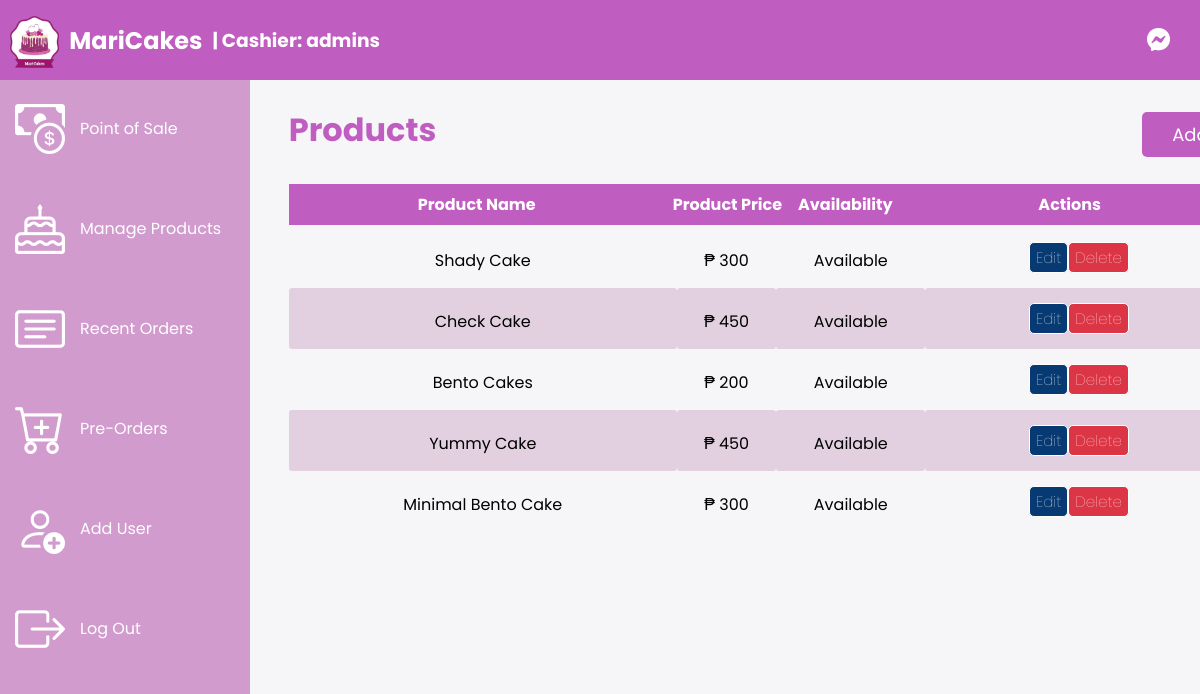
Screenshot of /maricakes/php/add_product.php (signed in) with the database file from the repository.
### tables this page shows
CREATE TABLE `products` (
  `pro_id` int(50) NOT NULL,
  `pro_name` varchar(50) NOT NULL,
  `pro_price` varchar(50) NOT NULL,
  `pro_img` varchar(255) NOT NULL,
  `availability` varchar(50) NOT NULL
);

### maricakes/process/product_list.php (the view)
<?php
if (mysqli_num_rows($all_products) == 0) {
    ?>
    <tr class="table-row">
        <td class="tbl-col-1">No products available</td>
        <td class="tbl-col-1">No products available</td>
        <td class="tbl-col-1">No products available</td>
        <td class="tbl-col-1">No products available</td>
    </tr>
    <?php
        if(isset($_POST['edit'])) {
            echo $_POST['hidden'];
        }
    ?>
    <?php
} else {
    while ($row = mysqli_fetch_assoc($all_products)) {
        ?>
        <tr class="table-row">
            <td class="tbl-col-1">
                <?php echo $row["pro_name"]; ?>
            </td>
            <td>₱
                <?php echo $row["pro_price"]; ?>
            </td>
            <td style="width: 150px;">
                <?php echo $row["availability"]; ?>
            </td>
            <td class="tbl-col-4"><button class="edit edit-product" name="edit" onclick="openModal()" data-product-id="<?php echo $row["pro_id"]; ?>">Edit</button><button class="delete delete-product" data-product-id="<?php echo $row["pro_id"]; ?>">Delete</button></td>
        </tr>
        <?php
    }
}
?>

### maricakes/assets/css/style.css (style rules this page uses)
* { box-sizing: border-box; margin: 0; font-family: 'Poppins', sans-serif; }
tbody td { padding-top: 15px; }
tbody td:first-child { width: 192px; }
td:last-child { text-align: center; width: 100px; }

### maricakes/assets/css/style_add.css (style rules this page uses)
* { margin: 0; padding: 0; font-family: 'Poppins', sans-serif; }
body { background: #f3f3f6b5; }
.cont-products-table th, .cont-products-table td, .tbl-orders th, .tbl-orders td { text-align: center; border-radius: 3px; }
.cont-products-table tr:nth-child(even) { background-color: #e2d0e1; }
td { padding: 8px; }
.tbl-col-1 { width: 320px }
.tbl-col-4 { width: 200px; }
.tbl-col-4 .delete { padding: 3px 6px; color: white; font-size: 15px; border: 1px solid; background: #dc3545; transition: 0.3s; border-radius: 5px; }
.tbl-col-4 .edit { padding: 3px 6px; color: white; font-size: 15px; border: 1px solid; background: rgb(53, 70, 220, 70, 220); transition: 0.3s; border-radius: 5px; }
.table-body td:first-child { width: 392px; }
.table-body td { width: 100px; }
.table-body td:last-child { width: 310px; padding: 15px; }

### maricakes/assets/css/addproduct.css (style rules this page uses)
* { box-sizing: border-box; margin: 0; font-family: 'Poppins', sans-serif; }
.edit-product { background-color: rgb(7, 57, 114); color: white; font-weight: 100; padding: 5px 10px; top: 0px; border-radius: 5px; position: relative; transition: 0.3s; border: none; cursor: pointer; }
.delete-product { background-color: rgb(114, 7, 7); color: white; font-weight: 100; padding: 5px 10px; top: 0px; border-radius: 5px; position: relative; transition: 0.3s; border: none; cursor: pointer; }

### rows the page displays
products: pro_name "Shady Cake", pro_price "300", availability "Available"
products: pro_name "Check Cake", pro_price "450", availability "Available"
products: pro_name "Bento Cakes", pro_price "200", availability "Available"
products: pro_name "Yummy Cake", pro_price "450", availability "Available"
products: pro_name "Minimal Bento Cake", pro_price "300", availability "Available"

### other values shown
$_SESSION['username'] "admins"
